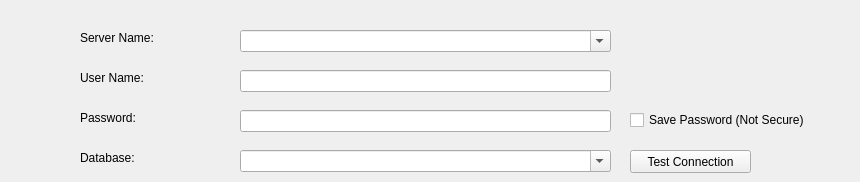
      <widget class="QWidget" name="sybaseSourceTab">
       <attribute name="title">
        <string>Source - Sybase ASE</string>
       </attribute>
       <widget class="QLabel" name="label_56">
        <property name="geometry">
         <rect>
          <x>80</x>
          <y>110</y>
          <width>111</width>
          <height>16</height>
         </rect>
        </property>
        <property name="text">
         <string>Password:</string>
        </property>
       </widget>
       <widget class="QPushButton" name="s_aseTestConnectionButton">
        <property name="enabled">
         <bool>true</bool>
        </property>
        <property name="geometry">
         <rect>
          <x>630</x>
          <y>150</y>
          <width>121</width>
          <height>23</height>
         </rect>
        </property>
        <property name="text">
         <string>Test Connection</string>
        </property>
       </widget>
       <widget class="QLabel" name="label_57">
        <property name="geometry">
         <rect>
          <x>80</x>
          <y>150</y>
          <width>91</width>
          <height>16</height>
         </rect>
        </property>
        <property name="text">
         <string>Database:</string>
        </property>
       </widget>
       <widget class="QCheckBox" name="aseSavePasswordCheckBox">
        <property name="enabled">
         <bool>true</bool>
        </property>
        <property name="geometry">
         <rect>
          <x>630</x>
          <y>110</y>
          <width>221</width>
          <height>20</height>
         </rect>
        </property>
        <property name="text">
         <string>Save Password (Not Secure)</string>
        </property>
       </widget>
       <widget class="QComboBox" name="aseServerNameComboBox">
        <property name="geometry">
         <rect>
          <x>240</x>
          <y>30</y>
          <width>371</width>
          <height>22</height>
         </rect>
        </property>
        <property name="editable">
         <bool>true</bool>
        </property>
       </widget>
       <widget class="QComboBox" name="aseDatabaseComboBox">
        <property name="geometry">
         <rect>
          <x>240</x>
          <y>150</y>
          <width>371</width>
          <height>22</height>
         </rect>
        </property>
        <property name="editable">
         <bool>true</bool>
        </property>
       </widget>
       <widget class="QLabel" name="label_58">
        <property name="geometry">
         <rect>
          <x>80</x>
          <y>30</y>
          <width>121</width>
          <height>16</height>
         </rect>
        </property>
        <property name="text">
         <string>Server Name:</string>
        </property>
       </widget>
       <widget class="QLabel" name="label_59">
        <property name="geometry">
         <rect>
          <x>80</x>
          <y>70</y>
          <width>111</width>
          <height>16</height>
         </rect>
        </property>
        <property name="text">
         <string>User Name:</string>
        </property>
       </widget>
       <widget class="QLineEdit" name="aseUserNameLineEdit">
        <property name="geometry">
         <rect>
          <x>240</x>
          <y>70</y>
          <width>371</width>
          <height>22</height>
         </rect>
        </property>
       </widget>
       <widget class="QLineEdit" name="asePasswordLineEdit">
        <property name="geometry">
         <rect>
          <x>240</x>
          <y>110</y>
          <width>371</width>
          <height>22</height>
         </rect>
        </property>
        <property name="echoMode">
         <enum>QLineEdit::Password</enum>
        </property>
       </widget>
      </widget>
